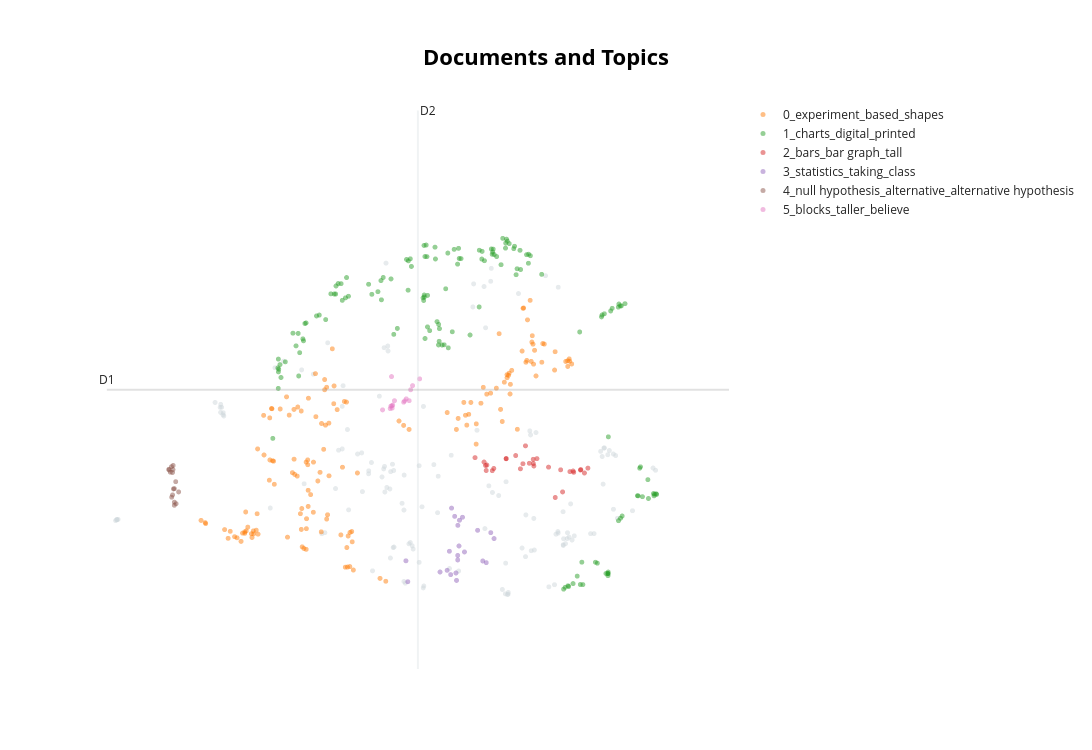

The notebook cell saved with this chart:
### Code cell
model_q3.visualize_documents(docs_q3, hide_annotations=True)

### Figure 1 — Plotly figure (JSON) as saved in the notebook; plotly's stock layout.template omitted (floating-point values rounded to 4 significant figures; data arrays with more than 128 entries replaced by an {"elided": "..."} marker saying what was removed)
{"data": [{"hoverinfo": "text", "hovertext": {"elided": "136 str values"}, "marker": {"color": "#CFD8DC", "opacity": 0.5, "size": 5}, "mode": "markers+text", "name": "other", "showlegend": false, "type": "scattergl", "x": {"elided": "136 float values"}, "y": {"elided": "136 float values"}}, {"hoverinfo": "text", "hovertext": {"elided": "151 str values"}, "marker": {"opacity": 0.5, "size": 5}, "mode": "markers+text", "name": "0_experiment_based_shapes", "text": {"elided": "151 str values"}, "textfont": {"size": 12}, "type": "scattergl", "x": {"elided": "151 float values"}, "y": {"elided": "151 float values"}}, {"hoverinfo": "text", "hovertext": {"elided": "149 str values"}, "marker": {"opacity": 0.5, "size": 5}, "mode": "markers+text", "name": "1_charts_digital_printed", "text": {"elided": "149 str values"}, "textfont": {"size": 12}, "type": "scattergl", "x": {"elided": "149 float values"}, "y": {"elided": "149 float values"}}, {"hoverinfo": "text", "hovertext": ["That the proportion guesses would be closer to the correct size when the bars were next to each other", "What is the average amount that a student will give to bar in a graph when they know how much a taller bar is.", "to see if external factors affect how we  guess the heights of the bar", "How will their answers affect our bar graphs?", "do people know how to guess the size of one bar graph compared to another bar graph.", "If the circle or the squares bar was higher more times out all of the models.", "If you can detect one smaller bar correctly, you are assumed to be able to correctly identify others.", "When looking at a bar graph back-to-back, will the percentage of difference in bar height increase?", "Can participants accurately guess the size difference of bars not next to each other over 50% of the time?", "How accurate can stat 218 students get the height of the smaller bar.", "How tall are each of the bars on the graphs.", "if the other bars in the way of the shaped bars have a factor in people's answers", "How accurate humans are at guessing the differences of bar height in graphs", "If someone is taking Stat 218 then they will be able to more accurately perceive the heights of the bars.", "If we put larger bars around a small bar, then the viewer will perceive it as larger then it actually is.", "if they we show people different graphs then they will be able to assume the percent of the smaller bar.", "The further apart two bars are in size, the less accurate the participants estimation of their comparative size will be.\n\nThe greater the separation between two similarly sized bars, the less accurate a participants estimation of their comparative size will be.", "bar graphs from different angles can be seen smaller or larger from different angles.", "Students are usually able to guess the size bars compared to others within 5%.", "If the stats 218 students are given a bar graph that is either digital or physical the amount they perceive the height as will be different.", "If smaller bars in a bar graph are next to large bars, the small bar will look even smaller.", "Does putting the same height of bars but separated affect how people view them? \n\nHow does our perception of heights change when they are around things of similar or different heights?", "The hypotheses may have been that people identify height differently with the bars based on if their right next to each other or spread out.", "When the bars next to the ones looking at the estimation of size difference will be less accurate than when the bars are right next to each other.", "People will be closer to the middle if the bar graphs are closer to each other", "The researcher may hypothesize that giving participants further context—such as a visual depiction of the bars—influences how tall the shorter bar is seen by the participants. By giving participants varying kinds and quantities of contextual information and comparing their assessments, this hypothesis might be explored.", "If the bars are further apart in height, it will be more difficult for students to guess how tall the shorter bar is out of 100.", "Ho people will guess the heights of the bar based on the percent height of the bar next to it.", "People can visually determine the difference in sizes of two bar graphs."], "marker": {"opacity": 0.5, "size": 5}, "mode": "markers+text", "name": "2_bars_bar graph_tall", "text": ["", "", "", "", "", "", "", "", "", "", "", "", "", "", "", "", "", "", "", "", "", "", "", "", "", "", "", "", ""], "textfont": {"size": 12}, "type": "scattergl", "x": [4.328, 3.877, 3.666, 4.644, 5.0, 4.219, 4.377, 4.87, 4.563, 3.811, 4.951, 4.25, 4.862, 3.795, 4.383, 4.734, 4.376, 4.956, 3.895, 3.802, 4.71, 4.162, 4.046, 4.421, 4.823, 4.281, 4.046, 3.776, 5.042], "y": [11.29, 11.16, 11.4, 10.68, 11.12, 11.2, 11.29, 11.13, 11.23, 11.26, 11.17, 11.29, 11.16, 11.26, 11.25, 10.78, 11.37, 11.18, 11.2, 11.17, 11.18, 11.43, 11.38, 11.38, 11.15, 11.61, 11.38, 11.32, 11.21]}, {"hoverinfo": "text", "hovertext": ["That people can or cannot correctly estimate amounts through bar graphs.", "I think that the hypothesis was that students in statistics class can better spatially organize information.", "How well or not statistics students can mathematically think through comparing two things.", "If people tend to overestimate or underestimate differences in value on a heat map/3-D block chart, or if they estimate the differences correctly.\n\nIf people can correctly determine which of two values is larger on a heat map/3-D block chart.", "People have decreased accuracy in their perceptions of numerical value when minimal numerical information is supplied.", "if students answer the bar amounts correctly, they will perform better with statistic material.", "To test whether or not a stats 218 student understands the question answering process.", "Does value changed when compared to another", "i think the hypothesis would be given a a data set are students able to tell which variable is bigger without having actual numerical values attached?", "Do college students who have taken statistics have a better accuracy when it comes to estimating percentages compared to college students who have not taken statistics?", "How taking Statistics 218 effects how you can compare two groups.", "STAT 218 students will guess the correct present of comparison size because students are instilled with critical thinking skills.", "That people currently in a stats class can better estimate proportions rather than someone not currently in a stats class.", "Students taking stats in person estimate closer to the actual result than students taking the course online only.", "A correlation between two variables.", "Can people who work with statistics more accurately estimate the true proportions of difference than the average individual?", "UNL students now in Stats 218 have lower test results than UNL students who took the test originally.", "What age group can best identify numbers without information given?", "How would a given data set be compared or proportional to another", "students in a statistic class have a better chance of getting the estimate of the number correct", "If the year taking the test might alter the responses.", "Researches are more accurate when estimating data."], "marker": {"opacity": 0.5, "size": 5}, "mode": "markers+text", "name": "3_statistics_taking_class", "text": ["", "", "", "", "", "", "", "", "", "", "", "", "", "", "", "", "", "", "", "", "", ""], "textfont": {"size": 12}, "type": "scattergl", "x": [3.698, 2.824, 3.471, 3.477, 3.859, 3.354, 3.456, 3.514, 3.419, 3.37, 3.538, 3.456, 3.24, 3.434, 3.381, 3.441, 3.761, 3.898, 3.457, 3.327, 3.803, 2.847], "y": [10.09, 9.539, 9.807, 10.27, 10.05, 9.711, 9.636, 10.32, 10.34, 9.291, 9.699, 9.555, 9.338, 9.32, 10.49, 9.187, 9.536, 9.94, 10.18, 9.368, 9.506, 9.163]}, {"hoverinfo": "text", "hovertext": ["Null: group1 reads the graphs as accurately as group2\n\nalternative: group1 reads the graph more accurately than group2", "The null hypothesis", "Null hypotheses", "A possible hypotheses that the experimenter was testing could have been testing was to prove that there is no difference on how people view the 3D statures that were made (null), or that there is a difference in how people view the 3D statures made (alternative).", "Null Hypothesis (H0): There is no significant difference in the accuracy of perceptual judgments between 2D graphs, 3D digital graphs, and 3D printed graphs.\n\nAlternative Hypothesis (H1): There is a significant difference in the accuracy of perceptual judgments between 2D graphs, 3D digital graphs, and 3D printed graphs.", "The null hypothesis could've been \"Participants will be able to come up with the correct value of the bar if giving a bar height and number to compare it to.\"\n\nThe alternate hypothesis could've been \"Participants will not be able to come up with the correct value of the bar if giving a bar height and number to compare it to.\"", "Null hypothesis: The average depth perception of the population is equal to 0.\n\nAlternative hypothesis: The average depth perception of the population is not equal to 0.", "The null hypothesis the experimenter may have been testing was that the 2D models block's height that was estimated correctly had no difference in proportion compared to the 3D models results. While the alternative hypothesis could be that the 2D models block's height that was estimated correctly had a greater difference in proportion compared to the 3D models' proportions.", "Null Hypothesis: There is no significant difference in the accuracy of perceptual judgement of bar heights between 2D graphs, 3D digital graphs, and 3D printed graphs\n\nAlternative Hypothesis: The is a significant difference in the accuracy of perceptual judgements of bar heights between 2D graphs, 3D digital graphs, and 3D printed graphs", "For the null hypothesis, the experimenter may have been testing that hypothesis of 2D and 3D graphs have no difference when it comes to data comparison. For an alternate hypothesis, the experimenter may have tested 3D graphs have less accurate data comparisons when it comes to 2D graphs.", "Null Hypothesis (H0): There is no difference between our ability to approximate and the true size. Our eyes do not skew the perception of size.\n\nAlternative Hypothesis (H1): There is a difference between our ability to approximate and the true size. Our eyes skew the perception of size, making it either overestimate or underestimate the true size.", "Null: Difference in accuracy of interpreting 3D data in a 2D environment compared to in a 3D environment = 0\n\nAlt: Difference in accuracy of interpreting 3D data in a 2D environment compared to in a 3D environment ≠ 0", "A null hypothesis that the graphs don’t make any difference, and an alternative hypothesis that what graph is used does make a difference.", "Null hypothesis and Alternative hypothesis", "My hypothesis is that more than 50% of students given 3D models were able to perceive data better than those given 2D models. \n\nMy alternative hypothesis would be that less than 50% of students given 3D models were able to perceive better data than those given 2D models.", "A null hypothesis could be that having experience with statistics makes no difference and the results between those with and without experience with statistics will be able to correctly estimate heights with the same accuracy.\n\nAn alternative hypothesis could be that people with experience with statistics will be able to estimate heights of models with greater accuracy than those who lack experience with statistics."], "marker": {"opacity": 0.5, "size": 5}, "mode": "markers+text", "name": "4_null hypothesis_alternative_alternative hypothesis", "text": ["", "", "", "", "", "", "", "", "", "", "", "", "", "", "", ""], "textfont": {"size": 12}, "type": "scattergl", "x": [-0.03232, 0.02349, 0.002404, 0.002679, -0.01238, 0.05477, -0.01936, 0.01938, -0.06366, -0.02016, -0.02987, -0.06315, -0.01454, 0.003068, -0.04659, -0.008246], "y": [11.23, 10.57, 10.54, 10.84, 11.26, 10.78, 10.72, 10.96, 11.19, 11.13, 10.68, 11.18, 11.18, 10.6, 11.13, 10.83]}, {"hoverinfo": "text", "hovertext": ["I feel like with all the different block options that we were getting tested to a degree on wither or not we can spot the correct measurement object in the set of strips of different sizes. Because although we were only supposed to measure the strips with shapes on them the test had other strips on them without shapes which I believe were meant to trick us.", "how many people can guess the correct height of the block when using another blocks given height.", "A hypothesis I think that the experimenter might have been testing is to identify the skills/patterns used by students in identifying the taller block and observing if there is a correlation between these scores and the student's scores in the class.", "It might have been testing if boys or girls could tell the percentages of the blocks better than the other. It also could have been testing just how well in general can college students' eyes test the size differences of blocks.", "The hypothesis that the experimenter may have been testing is whether the students can accurately guess the difference in height of the blocks.", "Which colors make participants believe that parts of this block are taller than they actually are?", "Can we accurately measure the blocks unit differences with only the observational component and no other data point.", "Students are better able to estimate proportions of blocks relative to one other using a specific style of graph.", "Younger students will be able to more accurately tell which block is smaller versus taller.", "The null hypothesis of which block is taller in length.", "Whether students with certain block bags got more accurate scores than than other block bags.", "A percentage People could not accurately determine the accurate height of the blocks if they are a certain color.", "i think the experimenter was testing accuracy and estimation. Maybe a hypothesis similar to the participant will be able to more accurately estimate the correct amount when the blocks have a guide next to it.", "People in person holding the blocks are more likely to guess the right one than the block on the computer screen.", "The hypothesis was to find out if the block was higher or lower than the other blocks."], "marker": {"opacity": 0.5, "size": 5}, "mode": "markers+text", "name": "5_blocks_taller_believe", "text": ["", "", "", "", "", "", "", "", "", "", "", "", "", "", ""], "textfont": {"size": 12}, "type": "scattergl", "x": [2.54, 2.809, 2.653, 2.633, 2.797, 2.828, 2.649, 2.992, 2.906, 2.685, 2.658, 2.864, 2.64, 2.882, 2.664], "y": [12.26, 12.42, 12.33, 12.28, 12.39, 12.45, 12.86, 12.81, 12.69, 12.42, 12.29, 12.42, 12.32, 12.62, 12.34]}], "layout": {"annotations": [{"showarrow": false, "text": "D1", "x": -0.8199, "y": 12.62, "yshift": 10}, {"showarrow": false, "text": "D2", "x": 2.971, "xshift": 10, "y": 17.65}], "height": 750, "shapes": [{"line": {"color": "#CFD8DC", "width": 2}, "type": "line", "x0": 2.971, "x1": 2.971, "y0": 7.592, "y1": 17.65}, {"line": {"color": "#9E9E9E", "width": 2}, "type": "line", "x0": -0.8199, "x1": 6.761, "y0": 12.62, "y1": 12.62}], "title": {"font": {"color": "Black", "size": 22}, "text": "<b>Documents and Topics</b>", "x": 0.5, "xanchor": "center", "yanchor": "top"}, "width": 1200, "xaxis": {"visible": false}, "yaxis": {"visible": false}}}
